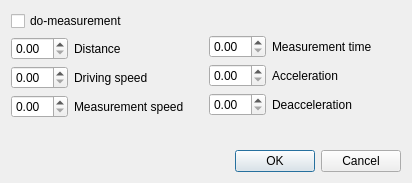
<?xml version="1.0" encoding="UTF-8"?>
<ui version="4.0">
 <class>DriveDialog</class>
 <widget class="QDialog" name="DriveDialog">
  <property name="geometry">
   <rect>
    <x>0</x>
    <y>0</y>
    <width>412</width>
    <height>183</height>
   </rect>
  </property>
  <property name="windowTitle">
   <string>Advanced drive command</string>
  </property>
  <layout class="QGridLayout" name="gridLayout">
   <item row="0" column="0">
    <layout class="QFormLayout" name="formLayout">
     <item row="0" column="0">
      <widget class="QCheckBox" name="doMeasurement">
       <property name="text">
        <string>do-measurement</string>
       </property>
      </widget>
     </item>
     <item row="1" column="0">
      <layout class="QHBoxLayout" name="horizontalLayout">
       <item>
        <widget class="QDoubleSpinBox" name="distance"/>
       </item>
       <item>
        <widget class="QLabel" name="label">
         <property name="text">
          <string>Distance</string>
         </property>
        </widget>
       </item>
      </layout>
     </item>
     <item row="2" column="0">
      <layout class="QHBoxLayout" name="horizontalLayout_2">
       <item>
        <widget class="QDoubleSpinBox" name="driveSpeed"/>
       </item>
       <item>
        <widget class="QLabel" name="label_2">
         <property name="text">
          <string>Driving speed</string>
         </property>
        </widget>
       </item>
      </layout>
     </item>
     <item row="3" column="0">
      <layout class="QHBoxLayout" name="horizontalLayout_3">
       <item>
        <widget class="QDoubleSpinBox" name="measurementSpeed"/>
       </item>
       <item>
        <widget class="QLabel" name="label_3">
         <property name="text">
          <string>Measurement speed</string>
         </property>
        </widget>
       </item>
      </layout>
     </item>
    </layout>
   </item>
   <item row="0" column="1">
    <layout class="QFormLayout" name="formLayout_2">
     <item row="1" column="0">
      <layout class="QHBoxLayout" name="horizontalLayout_4">
       <item>
        <widget class="QDoubleSpinBox" name="measurementTime">
         <property name="sizePolicy">
          <sizepolicy hsizetype="Maximum" vsizetype="Fixed">
           <horstretch>0</horstretch>
           <verstretch>0</verstretch>
          </sizepolicy>
         </property>
        </widget>
       </item>
       <item>
        <widget class="QLabel" name="label_4">
         <property name="text">
          <string>Measurement time</string>
         </property>
        </widget>
       </item>
      </layout>
     </item>
     <item row="2" column="0">
      <layout class="QHBoxLayout" name="horizontalLayout_6">
       <item>
        <widget class="QDoubleSpinBox" name="acceleration">
         <property name="sizePolicy">
          <sizepolicy hsizetype="Maximum" vsizetype="Fixed">
           <horstretch>0</horstretch>
           <verstretch>0</verstretch>
          </sizepolicy>
         </property>
        </widget>
       </item>
       <item>
        <widget class="QLabel" name="label_5">
         <property name="text">
          <string>Acceleration</string>
         </property>
        </widget>
       </item>
      </layout>
     </item>
     <item row="3" column="0">
      <layout class="QHBoxLayout" name="horizontalLayout_5">
       <item>
        <widget class="QDoubleSpinBox" name="deacceleration">
         <property name="sizePolicy">
          <sizepolicy hsizetype="Maximum" vsizetype="Fixed">
           <horstretch>0</horstretch>
           <verstretch>0</verstretch>
          </sizepolicy>
         </property>
        </widget>
       </item>
       <item>
        <widget class="QLabel" name="label_6">
         <property name="text">
          <string>Deacceleration</string>
         </property>
        </widget>
       </item>
      </layout>
     </item>
     <item row="0" column="0">
      <spacer name="verticalSpacer">
       <property name="orientation">
        <enum>Qt::Vertical</enum>
       </property>
       <property name="sizeType">
        <enum>QSizePolicy::Fixed</enum>
       </property>
       <property name="sizeHint" stdset="0">
        <size>
         <width>20</width>
         <height>18</height>
        </size>
       </property>
      </spacer>
     </item>
    </layout>
   </item>
   <item row="1" column="0" colspan="2">
    <widget class="QDialogButtonBox" name="buttonBox">
     <property name="orientation">
      <enum>Qt::Horizontal</enum>
     </property>
     <property name="standardButtons">
      <set>QDialogButtonBox::Cancel|QDialogButtonBox::Ok</set>
     </property>
    </widget>
   </item>
  </layout>
 </widget>
 <resources/>
 <connections>
  <connection>
   <sender>buttonBox</sender>
   <signal>accepted()</signal>
   <receiver>DriveDialog</receiver>
   <slot>accept()</slot>
   <hints>
    <hint type="sourcelabel">
     <x>248</x>
     <y>254</y>
    </hint>
    <hint type="destinationlabel">
     <x>157</x>
     <y>274</y>
    </hint>
   </hints>
  </connection>
  <connection>
   <sender>buttonBox</sender>
   <signal>rejected()</signal>
   <receiver>DriveDialog</receiver>
   <slot>reject()</slot>
   <hints>
    <hint type="sourcelabel">
     <x>316</x>
     <y>260</y>
    </hint>
    <hint type="destinationlabel">
     <x>286</x>
     <y>274</y>
    </hint>
   </hints>
  </connection>
 </connections>
</ui>
